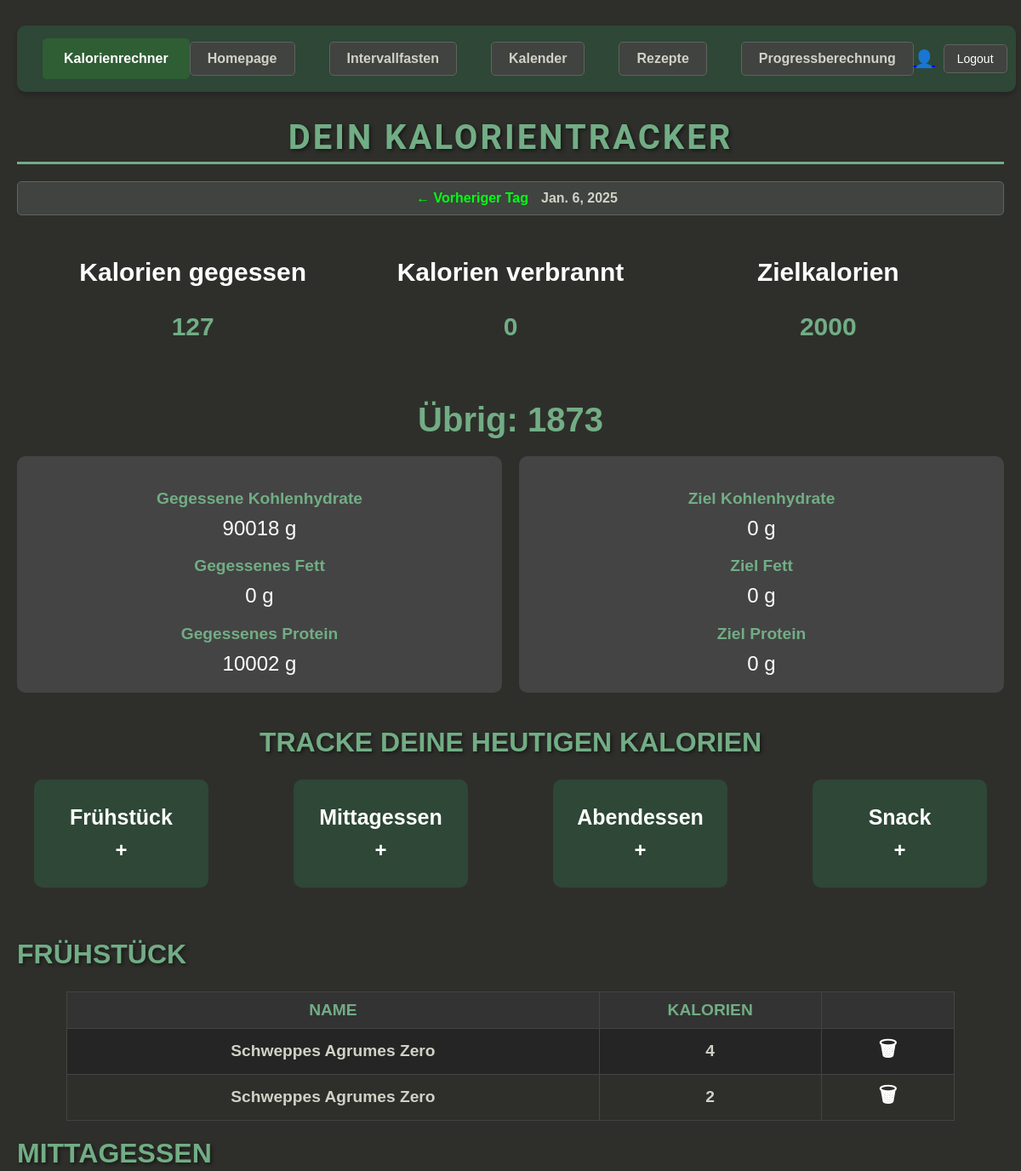
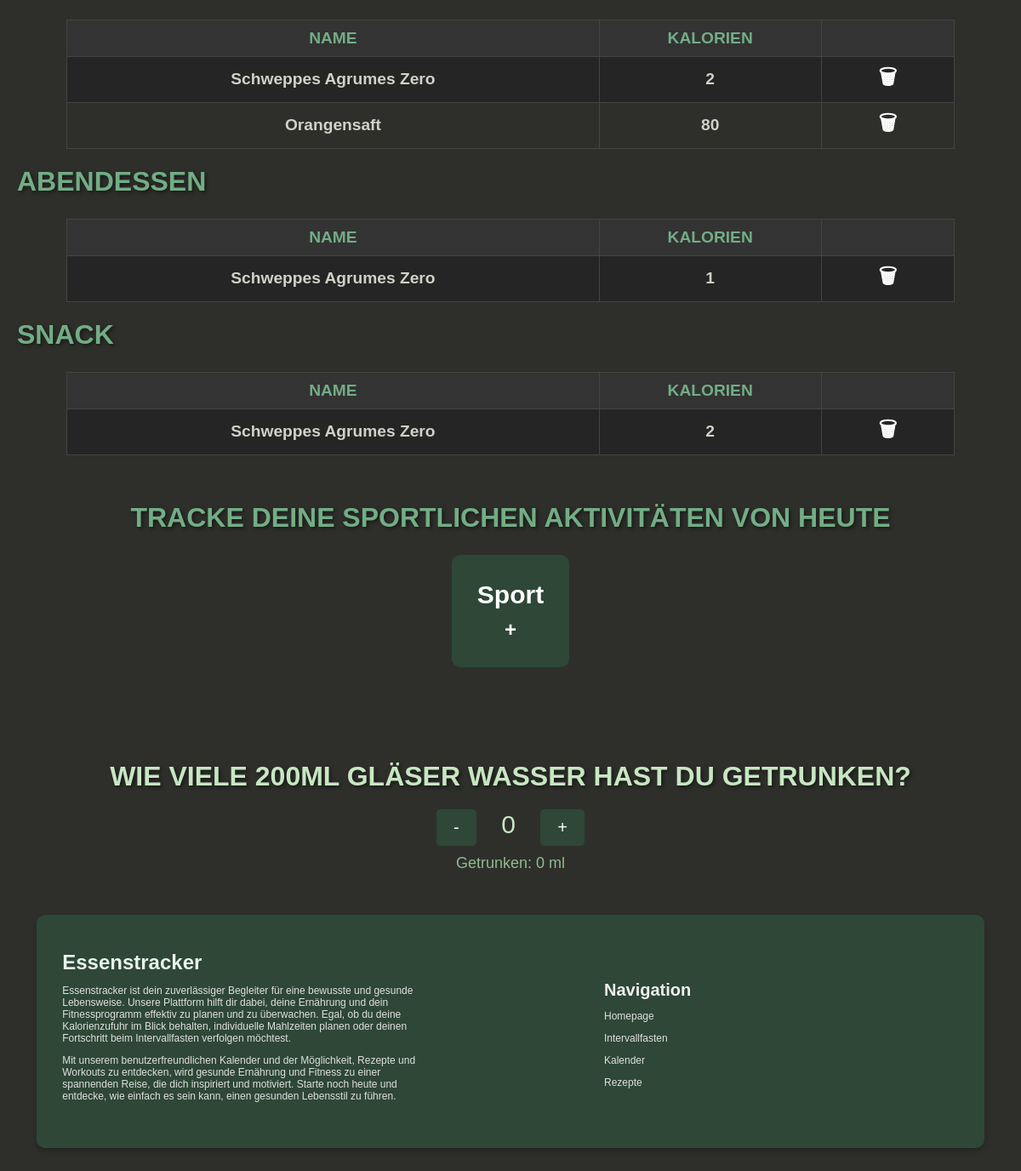
The page /trackerapp/ (signed in) on the database its author committed (2 pictures, top to bottom).
### trackerapp/models.py (models this page shows, shortened)
class DailyFood(models.Model):
    user = models.ForeignKey(User, on_delete=models.CASCADE)
    day = models.DateField(default=now)
    calories_eaten = models.PositiveIntegerField(default=0)
    fat_eaten = models.PositiveIntegerField(default=0)
    carbohydrates_eaten = models.PositiveIntegerField(default=0)
    protein_eaten = models.PositiveIntegerField(default=0)
    calories_burned = models.PositiveIntegerField(default=0)
    daily_calorie_target = models.PositiveIntegerField(default=2000)
    calorie_result = models.IntegerField(default=0)
    fat = models.PositiveIntegerField(default=0)
    carbohydrates = models.PositiveIntegerField(default=0)
    protein = models.PositiveIntegerField(default=0)
    class Meta:
        unique_together = ('user', 'day')

### nutrition/models.py (models this page shows, shortened)
class Food_Unit(models.Model):
    user = models.ForeignKey(User, on_delete=models.CASCADE)
    CATEGORIE_CHOICES = [
        ('breakfast', 'Frühstück'),
        ('lunch', 'Mittagessen'),
        ('dinner', 'Abendessen'),
        ('snack', 'Snack'),
    ]
    food_unit_id = models.AutoField(primary_key=True)
    food_unit_name = models.CharField(max_length=30, null=True)
    food_categorie = models.CharField(max_length=20, choices=CATEGORIE_CHOICES, default="Frühstück")
    time_eaten = models.DateTimeField(default=now)
    calories_per_100g = models.IntegerField(default=0)
    carbohydrates_per_100g = models.DecimalField(max_digits=8, decimal_places=4, default=0)
    fat_per_100g = models.DecimalField(max_digits=8, decimal_places=4, default=0)
    protein_per_100g = models.DecimalField(max_digits=8, decimal_places=4, default=0)
    food_amount = models.IntegerField(default=100)
    calories = models.IntegerField(default=0)
    carbohydrates = models.DecimalField(max_digits=8, decimal_places=4, default=0)
    fat = models.DecimalField(max_digits=8, decimal_places=4, default=0)
    protein = models.DecimalField(max_digits=8, decimal_places=4, default=0)

### trackerapp/views.py (the view, shortened to what this page needs)
# urls.py: path('trackerapp/', trackerapp_views.trackerapp, name='trackerapp'),
@login_required
def trackerapp(request):
    today = now().date()
    user = request.user
    daily_food_today = DailyFood.objects.filter(user=user, day=today).first()
    selected_date = request.GET.get('date')
    if selected_date:
        try:
            selected_date = datetime.strptime(selected_date, '%Y-%m-%d').date()
        except ValueError:
            return redirect('trackerapp')
    else:
        selected_date = today
    if selected_date > today:
        return redirect('trackerapp')
    daily_food_entry = DailyFood.objects.filter(user=user, day=selected_date).first()
    categories = {
        'breakfast': 'Frühstück',
        'lunch': 'Mittagessen',
        'dinner': 'Abendessen',
        'snack': 'Snack'
    }
    category_data = {}
    for category_key, category_label in categories.items():
        category_data[category_label] = Food_Unit.objects.filter(
            Q(user=user) &
            Q(time_eaten__date=selected_date) &
            Q(food_categorie=category_key)
        ).values('food_unit_id', 'food_unit_name', 'calories')
    prev_date = selected_date - timedelta(days=1)
    next_date = selected_date + timedelta(days=1) if selected_date < today else None
    context = {
        'daily_food_entry': daily_food_entry,
        'category_data': category_data,
        'selected_date': selected_date,
        'prev_date': prev_date if prev_date <= today else None,
        'next_date': next_date,
        'today': today,
    }
    return render(request, 'trackerapp.html', context)

### trackerapp/templates/Trackerapp.html (shortened to what this page needs)
{% extends 'base.html' %}
{% block content %}
<h1>Dein Kalorientracker</h1>
<div class="navigation">
    {% if prev_date %}
        <a href="?date={{ prev_date|date:'Y-m-d' }}" class="nav-link">&larr; Vorheriger Tag</a>
    {% endif %}
    <span>{{ selected_date }}</span>
</div>
{% if daily_food_entry %}
    <div class="summary">
        <div>
            <h3>Kalorien gegessen</h3>
            <p>{{ daily_food_entry.calories_eaten }}</p>
        </div>
        <div>
            <h3>Kalorien verbrannt</h3>
            <p>{{ daily_food_entry.calories_burned }}</p>
        </div>
        <div>
            <h3>Zielkalorien</h3>
            <p>{{ daily_food_entry.daily_calorie_target }}</p>
        </div>
    </div>
    <div class="result">
        Übrig: {{ daily_food_entry.calorie_result }}
    </div>
    <div class="nutrients">
        <div>
            <h3>Gegessene Kohlenhydrate</h3>
            <p>{{ daily_food_entry.carbohydrates_eaten }} g</p>
            <h3>Gegessenes Fett</h3>
            <p>{{ daily_food_entry.fat_eaten }} g</p>
            <h3>Gegessenes Protein</h3>
            <p>{{ daily_food_entry.protein_eaten }} g</p>
        </div>
        <div>
            <h3>Ziel Kohlenhydrate</h3>
            <p>{{ daily_food_entry.carbohydrates }} g</p>
            <h3>Ziel Fett</h3>
            <p>{{ daily_food_entry.fat }} g</p>
            <h3>Ziel Protein</h3>
            <p>{{ daily_food_entry.protein }} g</p>
        </div>
    </div>
{% endif %}
{% include "tracker-function/food-tracker.html" %}
{% for category, items in category_data.items %}
    <h2>{{ category|capfirst }}</h2>
    {% if items %}
        <table>
            <thead>
                <tr>
                    <th>Name</th>
                    <th>Kalorien</th>
                    <th></th>
                </tr>
            </thead>
            <tbody>
                {% for item in items %}
                    <tr>
                        <td>{{ item.food_unit_name }}</td>
                        <td>{{ item.calories }}</td>
                        <td>
                            <form method="POST" action="{% url 'delete_food_entry' item.food_unit_id %}" class="delete-form">
                                <a class="delete-symbol" href="#" onclick="this.closest('form').submit();">&#128465;</a>
                            </form>
                        </td>
                    </tr>
                {% endfor %}
            </tbody>
        </table>
    {% else %}
        <p>Keine Einträge für diese Kategorie an diesem Tag.</p>
    {% endif %}
{% endfor %}
{% include "tracker-function/sport-tracker.html" %}
{% include "tracker-function/water-tracker.html" %}
{% endblock %}

### trackerapp/templates/base.html (style rules this page uses)
.navigation { text-decoration: none; font-weight: bold; font-size: 16px; padding: 10px 20px; color: #d1d1c7; background-color: #40433f; border: 1px solid #60635f; border-radius: 5px; transition: background-color 0.3s, color 0.3s, box-shadow 0.3s; }
body { font-family: Arial, sans-serif; background-color: #2e2f2b; color: #d1d1c7; margin: 0; padding: 20px; justify-content: center; align-items: center; }
form { margin-bottom: 20px; background-color: #1f2921; padding: 20px; border-radius: 8px; text-align: center; box-shadow: 0 4px 8px rgba(0, 0, 0, 0.2); }

### trackerapp/templates/Trackerapp.html (style rules this page uses)
body { font-family: Arial, sans-serif; background-color: #2e2f2b; color: #d1d1c7; margin: 0; display: flex; flex-direction: column; align-items: center; justify-content: center; }
h1 { font-family: 'Roboto', sans-serif; font-size: 2.5rem; font-weight: 700; color: #72ad85; text-transform: uppercase; letter-spacing: 3px; text-shadow: 2px 2px 4px rgba(0, 0, 0, 0.5); text-align: center; margin: 20px auto; border-bottom: 3px solid #72ad85; padding-bottom: 5px; }
h2 { font-size: 2rem; color: #72ad85; text-transform: uppercase; text-shadow: 2px 2px 4px rgba(0, 0, 0, 0.5); margin: 20px auto; padding-bottom: 5px; }
.navigation { display: flex; justify-content: center; }
.nav-link { text-decoration: none; color: #00ff15; font-weight: bold; margin: 0 15px; font-size: 1rem; }
.summary { display: flex; flex-wrap: wrap; justify-content: center; padding: 20px; color: #fff; text-align: center; }
.summary div { flex: 1; min-width: 200px; }
.summary div h3 { font-size: 30px; }
.summary div p { font-size: 30px; color: #72ad85; font-weight: bold; }
.result { font-size: 2.5rem; font-weight: bold; color: #72ad85; margin: 20px 0; text-align: center; }
.nutrients { display: grid; grid-template-columns: repeat(auto-fit, minmax(300px, 1fr)); gap: 20px; width: 100%; }
.nutrients div { background-color: #444; padding: 20px; border-radius: 10px; text-align: center; color: #fff; }
.nutrients div h3 { font-size: 1.2rem; margin-bottom: 10px; color: #72ad85; }
.nutrients div p { font-size: 1.5rem; margin: 0; }
table { width: 90%; border-collapse: collapse; margin: 15px auto; font-size: 1rem; }
th { border: 1px solid #444; padding: 10px; text-align: center; font-size: 1.2rem; font-weight: bold; overflow: visible; vertical-align: middle; }
td { border: 1px solid #444; text-align: center; font-size: 1.2rem; font-weight: bold; vertical-align: middle; padding: 0.5px; padding: 6px 0px; }
th { background-color: #333; color: #72ad85; font-weight: bold; text-transform: uppercase; }
tr:nth-child(even) { background-color: #2e2f2b; }
tr:nth-child(odd) { background-color: #252525; }
th:first-child, td:first-child { width: 60%; }
th:nth-child(2), td:nth-child(2) { width: 25%; }
th:last-child, td:last-child { width: 15%; text-align: center; }
.delete-symbol { text-decoration: none; font-size: 1.5rem; color: white; cursor: pointer; display: inline-block; transition: color 0.3s; }
.delete-form { background-color: transparent; margin: 0; padding: 0; border: none; box-shadow: none; }

### rows shown on the page
DailyFood: calories_eaten "127", calories_burned "0", daily_calorie_target "2000", calorie_result "1873", carbohydrates_eaten "90018", fat_eaten "0", protein_eaten "10002", carbohydrates "0", fat "0", protein "0"
Food_Unit: food_unit_name "Schweppes Agrumes Zero", calories "4"
Food_Unit: food_unit_name "Schweppes Agrumes Zero", calories "2"
Food_Unit: food_unit_name "Schweppes Agrumes Zero", calories "2"
Food_Unit: food_unit_name "Orangensaft", calories "80"
Food_Unit: food_unit_name "Schweppes Agrumes Zero", calories "1"
Food_Unit: food_unit_name "Schweppes Agrumes Zero", calories "2"

### other values the page prints
{{ selected_date }} "Jan. 6, 2025"
{{ category|capfirst }} "FRÜHSTÜCK" "MITTAGESSEN" "ABENDESSEN" "SNACK"
